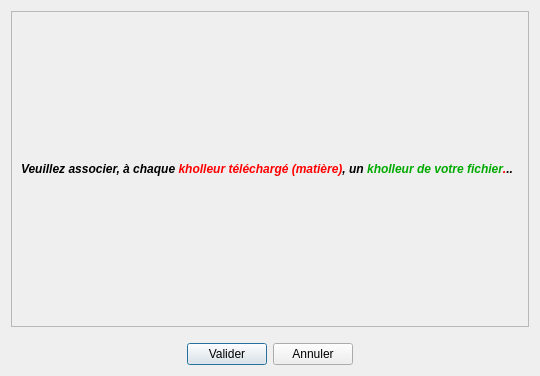
<?xml version="1.0" encoding="UTF-8"?>
<ui version="4.0">
 <class>MergeKholleursManager</class>
 <widget class="QDialog" name="MergeKholleursManager">
  <property name="windowModality">
   <enum>Qt::WindowModal</enum>
  </property>
  <property name="geometry">
   <rect>
    <x>0</x>
    <y>0</y>
    <width>540</width>
    <height>376</height>
   </rect>
  </property>
  <property name="windowTitle">
   <string>Dialog</string>
  </property>
  <layout class="QVBoxLayout" name="verticalLayout">
   <item>
    <widget class="QScrollArea" name="scrollArea">
     <property name="widgetResizable">
      <bool>true</bool>
     </property>
     <widget class="QWidget" name="scrollAreaWidgetContents">
      <property name="geometry">
       <rect>
        <x>0</x>
        <y>0</y>
        <width>520</width>
        <height>316</height>
       </rect>
      </property>
      <layout class="QVBoxLayout" name="verticalLayout_2">
       <item>
        <layout class="QVBoxLayout" name="centralLayout">
         <item>
          <spacer name="verticalSpacer_2">
           <property name="orientation">
            <enum>Qt::Vertical</enum>
           </property>
           <property name="sizeHint" stdset="0">
            <size>
             <width>20</width>
             <height>40</height>
            </size>
           </property>
          </spacer>
         </item>
         <item>
          <widget class="QLabel" name="label">
           <property name="text">
            <string>&lt;html&gt;&lt;head/&gt;&lt;body&gt;&lt;p&gt;&lt;span style=&quot; font-weight:600; font-style:italic;&quot;&gt;Veuillez associer, à chaque &lt;/span&gt;&lt;span style=&quot; font-weight:600; font-style:italic; color:#ff0000;&quot;&gt;kholleur téléchargé (matière)&lt;/span&gt;&lt;span style=&quot; font-weight:600; font-style:italic;&quot;&gt;, un &lt;/span&gt;&lt;span style=&quot; font-weight:600; font-style:italic; color:#00aa00;&quot;&gt;kholleur de votre fichier&lt;/span&gt;&lt;span style=&quot; font-weight:600; font-style:italic; color:#ff0000;&quot;&gt;.&lt;/span&gt;&lt;span style=&quot; font-weight:600; font-style:italic;&quot;&gt;..&lt;/span&gt;&lt;/p&gt;&lt;/body&gt;&lt;/html&gt;</string>
           </property>
          </widget>
         </item>
         <item>
          <spacer name="verticalSpacer">
           <property name="orientation">
            <enum>Qt::Vertical</enum>
           </property>
           <property name="sizeHint" stdset="0">
            <size>
             <width>20</width>
             <height>40</height>
            </size>
           </property>
          </spacer>
         </item>
        </layout>
       </item>
      </layout>
     </widget>
    </widget>
   </item>
   <item>
    <layout class="QHBoxLayout" name="horizontalLayout">
     <property name="topMargin">
      <number>10</number>
     </property>
     <item>
      <spacer name="horizontalSpacer">
       <property name="orientation">
        <enum>Qt::Horizontal</enum>
       </property>
       <property name="sizeHint" stdset="0">
        <size>
         <width>40</width>
         <height>20</height>
        </size>
       </property>
      </spacer>
     </item>
     <item>
      <widget class="QPushButton" name="button_valid">
       <property name="text">
        <string>Valider</string>
       </property>
      </widget>
     </item>
     <item>
      <widget class="QPushButton" name="button_cancel">
       <property name="text">
        <string>Annuler</string>
       </property>
      </widget>
     </item>
     <item>
      <spacer name="horizontalSpacer_2">
       <property name="orientation">
        <enum>Qt::Horizontal</enum>
       </property>
       <property name="sizeHint" stdset="0">
        <size>
         <width>40</width>
         <height>20</height>
        </size>
       </property>
      </spacer>
     </item>
    </layout>
   </item>
  </layout>
 </widget>
 <resources/>
 <connections>
  <connection>
   <sender>button_cancel</sender>
   <signal>clicked()</signal>
   <receiver>MergeKholleursManager</receiver>
   <slot>reject()</slot>
   <hints>
    <hint type="sourcelabel">
     <x>305</x>
     <y>352</y>
    </hint>
    <hint type="destinationlabel">
     <x>369</x>
     <y>339</y>
    </hint>
   </hints>
  </connection>
 </connections>
</ui>
